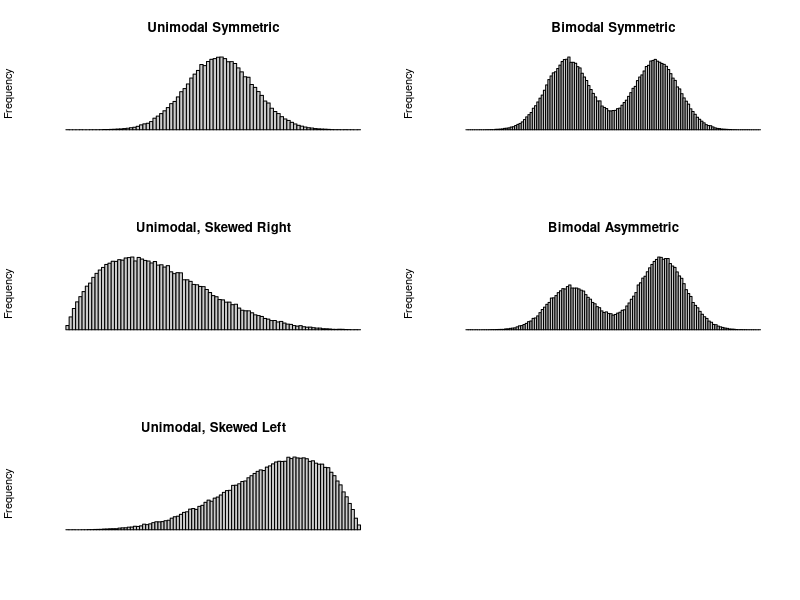

R code for this plot: (Note: this script raises an error after producing the figure.)
##############################################
# Shape types of a histogram                 #
# Book: Statistics (The Easier Way) With R   #
# Author: Nicole Radziwll @nicoleradziwill   #
# Code from page 96 to 97                    #
# Comments by: Arturo Mora-Soto @jarturomora #
#              Marked as #JAMS               #
##############################################

# This line sets up a plotting area that has 3 rows and 2 columns
par(mfrow=c(3,2))

label <- "Unimodal Symmetric"
# Randomly sample 100000 times from the normal distribution with mean
# of 0 and standard deviation of 1:
x <- c(rnorm(100000,0,1))
# Now plot the histogram in gray, with 100 bars, erasing all axis labels
hist(x,col="#cccccc",breaks=100,axes=FALSE,xlab="",main=label)

label <- "Bimodal Symmetric"
# Randomly sample 100000 times from the normal distribution with mean
# of 0 and standard deviation of 1, then again from the normal
# distribution with mean of 4 and standard deviation of 1 (so they have 
# distinctly different peaks). Mash all the data together to form x.
x <- c(rnorm(100000,0,1),rnorm(100000,4,1)) 
# Now plot the histogram in gray, with 100 bars, erasing all axis labels
hist(x,col="#cccccc",breaks=100,axes=FALSE,xlab="",main=label)

label <- "Unimodal, Skewed Right"
# Randomly sample 100000 times from the beta distribution (which is sort
# of normal looking, but is skewed according to its shape parameters).
# The shape parameters here are alpha=2 and beta=5, meaning it will be
# skewed to the right.
x <- rbeta(100000,2,5)
# Now plot the histogram in gray, with 100 bars, erasing all axis labels
hist(x,col="#cccccc",breaks=100,axes=FALSE,xlab="",main=label)

label="Bimodal Asymmetric"
# Randomly sample 60000 times from the normal distribution with mean
# of 0 and standard deviation of 1, then 100000 times from the normal
# distribution with mean of 4 and standard deviation of 1 (so they have
# distinctly different peaks, and so the first peak is not as high as
# the second peak). Mash all the data together to form x.
x <- c(rnorm(60000,0,1),rnorm(100000,4,1))
# Now plot the histogram in gray, with 100 bars, erasing all axis labels
hist(x,col="#cccccc",breaks=100,axes=FALSE,xlab="",main=label)

label <- "Unimodal, Skewed Left"
# Randomly sample 100000 times from the beta distribution (which is sort
# of normal looking, but is skewed according to its shape parameters).
# The shape parameters here are alpha=5 and beta=2, meaning it will be
# skewed to the left.
x <- rbeta(100000,5,2)
# Now plot the histogram in gray, with 100 bars, erasing all axis labels
hist(x,col="#cccccc",breaks=100,axes=FALSE,xlab="",main=label)

label <- "Uniform, Symmetric"
# Randomly sample 100 million times from the uniform distribution with
# minimum of 0, and maximum of 6. We had to sample it a lot in order to
# give the plotted distribution that nice smooth plateau-like form.
x <- runif(100000000,0,6)
# Now plot the histogram in gray, limiting the extent of the x-axis
# to between 0 and 6 so that only our values show, with 7 bars, erasing
# all axis labels
#JAMS This histogram will take a little bit more time to be displayed, so be patient (it depends on you computer)
hist(x,col="#cccccc",breaks=7,axes=FALSE,xlab="",main=label)